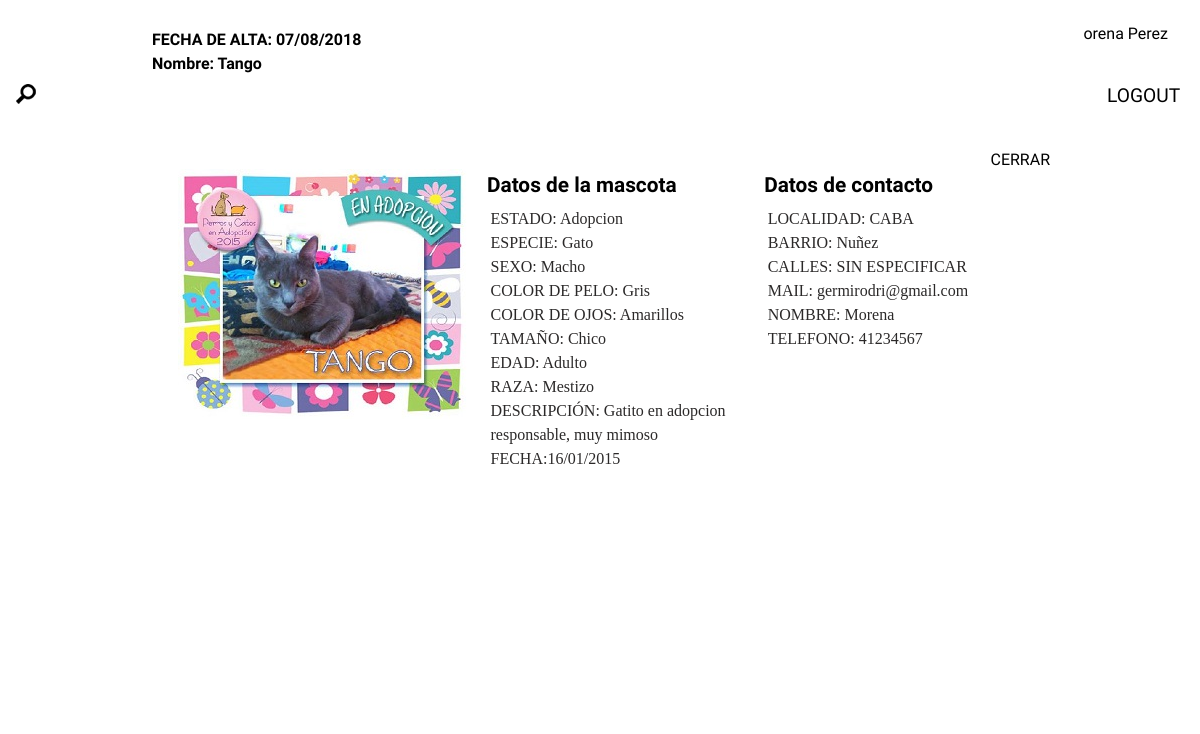
Screenshot of /index.php?boton=home&ac=Publicaciones&ver=3 (signed in) with the database file from the repository.
### tables this page shows
CREATE TABLE publicacion(
	ID INT(9) UNSIGNED NOT NULL AUTO_INCREMENT PRIMARY KEY,
	DESCRIPCION TEXT, 
	ESTADO enum('Adopcion','Encontrado','Perdido'),
	SEXO enum('Hembra','Macho','No lo se'), 
	UBICACION  VARCHAR(255),
	FECHA_M VARCHAR(30),
	TELEFONO BIGINT(15) NOT NULL,
	RUTA_IMG VARCHAR(255),
	MAIL VARCHAR(35) NOT NULL,
	NOMBRE_ANIMAL VARCHAR(35),
	NOMBRE_HUMANO VARCHAR(35) NOT NULL,
	TAMANIO enum('Chico','Mediano','Grande'),
	EDAD enum('Bebe','Joven','Adulto','Viejito'),
	LOCALIDAD VARCHAR(45) NOT NULL,
	BARRIO VARCHAR(45) NOT NULL,
	RAZA VARCHAR(45),
	COLOR VARCHAR(45),
	ESPECIE enum('Perro','Gato'),
	
	FKPROVINCIA TINYINT(2) UNSIGNED,
	FKOJOS TINYINT(1) UNSIGNED,
	
	FOREIGN KEY (FKPROVINCIA) REFERENCES provincia(ID),
	FOREIGN KEY (FKOJOS) REFERENCES ojos(ID)
);

### adm_/home.php (the view, shortened to what this page needs)
<div id='home'>
	<h2>Panel de control</h2>
	<?php
	if( isset($_GET['ac'] ) ){
		if( $_GET['ac'] == 'Usuarios' && $_SESSION['s_nivel'] == 'admin'){
			if(isset($_GET["bo"])){
				$_GET["bo"]=control($_GET["bo"]);
			}
			if(isset($_GET['bo'])&&$_GET['bo']=='papelera'){
				echo "<h3>Usuarios: Papelera</h3>";
				$borrar='si';
				$th="<th>RESTAURAR</th><th>ELIMINAR</th>";
			}
			else{
				echo "<h3>Usuarios</h3>";
				$borrar='no';
				$th="<th>CAMBIAR NIVEL</th><th>BANNEADO</th><th>ELIMINAR</th>";
			}
					$con = "SELECT * FROM usuario WHERE usuario.BORRADO='$borrar' ORDER BY NOMBRE, APELLIDO";
					$rta = mysqli_query($cnx, $con);
					if($rta){
						echo "<table border='1'>
						<thead><tr><th>NOMBRE</th><th>APELLIDO</th><th>MAIL</th><th>TELEFONO</th><th>NIVEL</th>$th</tr></thead><tbody>";
						while( $fin = mysqli_fetch_assoc($rta) ){
							echo "<tr>";
							echo "	<td>$fin[NOMBRE]</td>";
							echo "	<td>$fin[APELLIDO]</td>";
							echo "	<td>$fin[MAIL]</td>";
							echo "	<td>$fin[TELEFONO]</td>";
							echo "	<td>$fin[NIVEL]</td>";
							if($borrar=='si'){
								echo "<td><a href='adm_/modificar.php?c=u&amp;id=$fin[ID]&amp;q=restaurar' id='restaurar'>RESTAURAR</a></td>";
								echo "<td><a href='adm_/modificar.php?c=u&amp;id=$fin[ID]&amp;q=eliminarf' id='delete'>DELETE</a></td>";
							}
							else{
								echo "<td><a href='adm_/modificar.php?c=u&amp;id=$fin[ID]&amp;q=nivel'  id='cambiar_nivel'>CAMBIAR</a></td>";
								if($fin["ACTIVO"]=="si"){
									echo "<td><a href='adm_/modificar.php?c=u&amp;id=$fin[ID]&amp;q=activo'  id='on'>ESTADO</a></td>";
								}
								else{
									echo "<td><a href='adm_/modificar.php?c=u&amp;id=$fin[ID]&amp;q=activo'  id='off'>ESTADO</a></td>";
								}
								echo "<td><a href='adm_/modificar.php?c=u&amp;id=$fin[ID]&amp;q=eliminar' id='delete'>DELETE</a></td>";
							}
							echo "</tr>";
						}
						echo "</tbody></table>";
						if($borrar=='no'){
							echo "<div id='papelera'><a href='index.php?boton=home&amp;ac=Usuarios&amp;bo=papelera'>Papelera</a></div>";
						}
						else if($borrar=="si"){
							echo "<a id='return' href='index.php?boton=home&amp;ac=Usuarios'>RETURN</a>";
						}
					}
		}
		else if( $_GET['ac'] == 'Estadisticas' && $_SESSION['s_nivel'] == 'admin'){
			echo "<h3>Estadísticas</h3>";
			echo "<img src='adm_/estadisticas.php' alt='grafico'/>";
		}
		else if($_GET['ac'] == 'Publicaciones' && $_SESSION['s_nivel'] == 'admin'||$_GET['ac'] == 'Publicaciones' && $_SESSION['s_nivel'] == 'usuario'){
			echo "<h3>Publicaciónes";
			if(isset($_GET["bo"])&&$_GET['bo']=='papelera'){
				echo ": Papelera";
				$borrar='si';
				$th="<th>VER</th><th>RESTAURAR</th><th>ELIMINAR</th>";
			}
			else{
				$borrar='no';
				$th="<th>VER</th><th>EDITAR</th><th>ELIMINAR</th>";
			}
			echo "</h3>";
			if(isset($_GET['ver'])){
				$c4="SELECT
								publicacion.BARRIO,
								publicacion.COLOR,
								publicacion.DESCRIPCION,
								publicacion.EDAD,
								publicacion.ESPECIE,
								publicacion.ESTADO,
								publicacion.FECHA_M,
								provincia.PROVINCIA,
								ojos.OJOS,
								publicacion.LOCALIDAD,
								publicacion.MAIL,
								publicacion.NOMBRE_ANIMAL,
								publicacion.NOMBRE_HUMANO,
								publicacion.RAZA,
								publicacion.SEXO,
								publicacion.RUTA_IMG,
								publicacion.TAMANIO,
								publicacion.TELEFONO,
								publicacion.UBICACION AS CALLES,
								usuario.MAIL,
								DATE_FORMAT(publican.FECHA_A,'%d/%m/%Y') AS FECHA_ALTA
							FROM
								publicacion,
								publican,
								ojos,
								provincia,
								usuario
							WHERE publicacion.ID=$_GET[ver] AND usuario.ID=publican.FKNOMBRE AND provincia.ID=publicacion.FKPROVINCIA
							group by publicacion.ID";
							$res = mysqli_query($cnx,$c4);
							while($b = mysqli_fetch_assoc($res)){
								if($b['CALLES']==''){
									$b['CALLES']='SIN ESPECIFICAR';
								}
								echo "<div id='modal'><div>
									<h4>FECHA DE ALTA: $b[FECHA_ALTA]<br>Nombre: $b[NOMBRE_ANIMAL]</h4><div id='cerrar' onclick='cerrar_menu();'>CERRAR</div>
									<figure><picture><img src='publicaciones/$b[RUTA_IMG]/$b[RUTA_IMG]-mini.jpg' alt='$b[NOMBRE_ANIMAL]'/></picture></figure>
									<div class='sub'><h5>Datos de la mascota</h5>
									<ul>
										<li>ESTADO: $b[ESTADO]</li>
										<li>ESPECIE: $b[ESPECIE]</li>
										<li>SEXO: $b[SEXO]</li>
										<li>COLOR DE PELO: $b[COLOR]</li>
										<li>COLOR DE OJOS: $b[OJOS]</li>
										<li>TAMAÑO: $b[TAMANIO]</li>
										<li>EDAD: $b[EDAD]</li>
										<li>RAZA: $b[RAZA]</li>
										<li>DESCRIPCIÓN: $b[DESCRIPCION]</li>
										<li>FECHA:$b[FECHA_M]</li>
									</ul></div>
									<div class='sub'><h5>Datos de contacto</h5>
									<ul>
										<li>LOCALIDAD: $b[LOCALIDAD]</li>
										<li>BARRIO: $b[BARRIO]</li>
										<li>CALLES: $b[CALLES]</li>
										<li>MAIL: $b[MAIL]</li>
										<li>NOMBRE: $b[NOMBRE_HUMANO]</li>
										<li>TELEFONO: $b[TELEFONO]</li>
									</ul></div>
								</div>
								</div>";
							}
					}
			if(!isset($_GET["bo"])){
					$con = "SELECT *
					FROM publican JOIN usuario ON usuario.ID = publican.FKNOMBRE
					WHERE publican.BORRADO='no' AND usuario.MAIL='$_SESSION[s_mail]'
					GROUP BY publican.FKPUBLICACION
					ORDER BY FECHA_A";
			}
					$rta = mysqli_query($cnx, $con);
					if($rta){
						echo "<table border='1'><thead><tr><th>FECHA ALTA</th>";
						echo "$th</tr></thead><tbody>";
						while( $fin = mysqli_fetch_assoc($rta) ){
							echo "<tr>";
							$fecha=list($anio, $mes, $dia) = preg_split('[-]', $fin["FECHA_A"]);
							$fecha=$dia."/".$mes."/".$anio;
							echo "	<td>$fecha</td>";
							if($borrar=='si'){
								echo "<td><a href='index.php?boton=home&amp;ac=Publicaciones&amp;bo=papelera&amp;ver=$fin[FKPUBLICACION]' id='ver'>VER</a></td>";
								echo "<td><a href='adm_/modificar.php?c=p&amp;id=$fin[FKPUBLICACION]&amp;q=restaurar' id='restaurar'>RESTAURAR</a></td>";
								echo "<td><a href='adm_/modificar.php?c=p&amp;id=$fin[FKPUBLICACION]&amp;q=eliminarf' id='delete'>DELETE</a></td>";
							}
							else{
								echo "<td><a href='index.php?boton=home&amp;ac=Publicaciones&amp;ver=$fin[FKPUBLICACION]' id='ver'>VER</a></td>";
								echo "<td><a href='index.php?boton=Publicar&amp;edit=$fin[FKPUBLICACION]' id='edit'>EDITAR</a></td>";
								echo "<td><a href='adm_/modificar.php?c=p&amp;id=$fin[FKPUBLICACION]&amp;q=eliminar' id='delete'>DELETE</a></td>";
							}
							echo "</tr>";
						}
						echo "</tbody></table>";
						if($borrar=='no'){
							echo "<div id='papelera'><a href='index.php?boton=home&amp;ac=Publicaciones&amp;bo=papelera'>Papelera</a></div>";
						}
						else if($borrar=="si"){
							echo "<a id='return' href='index.php?boton=home&amp;ac=Publicaciones'>RETURN</a>";
						}
					}
		}
	}
	else{
		if($_SESSION['s_nivel'] == 'admin'){
			echo "<h3>Estadísticas</h3>";
			echo "<img src='adm_/estadisticas.php' alt='grafico'/>";
		}
	}
	?>
</div>

### css/estilos.css (style rules this page uses)
* { margin:0;padding:0 }
body { font-family: 'Julius Sans One'; background:url('../img/header1.jpg') 100% 70% fixed; min-width:1200px; font-weight:normal!important; }
h2 { text-align:center; font-size:2em; }
#registro >div, #modal>div, #modal2>div { width: 80vw; border:solid .2em white; margin: 20px auto; padding: 9px 20px 20px 20px; min-height: 85vh; background:white; }
#cerrar { margin-left:95%; cursor:pointer; }
#registro, #modal { position: fixed; top: 0; left: 0; width: 100%; height: 100%; }
#home { min-height:500px; text-align:center; padding-bottom:4em; }
#home h3 { color:white; padding-bottom:2em; }
thead tr th { padding:.5em; font-weight: normal; background:white; color:black; }
#home tr { font-family: calibri; color: black; }
#home table { margin:0 auto; text-align:center; color:white; }
#home table td { padding:.5em; }
#home h2 { color:white; padding-top:1em; }
h2,h3 { font-weight: normal!important; }
#modal h4 { padding:.3em; padding-left:2em; line-height:1.5em; color:black; padding-bottom: 4em; text-align: left; }
#modal h5, #modal2 h5 { float:left; padding:.2em .6em; font-size:1.3em; }
#cerrar { margin-right:10px; margin-top:10px; float:right; margin-right: 30px; }
#modal ul li { color:#2B2929; font-family: calibri; }
#modal ul { list-style:none; text-align:left; display:inline-block; padding:2%; padding-left:1em; float:left; line-height:1.5em; width:250px; font-weight:none; }
#modal>div, #modal2>div { padding:0; }
.sub { display:inline-block; width:270px; vertical-align:top; padding-left:.2em; }
#modal>div>figure { display:inline-block; overflow:hidden; }
#modal img { padding-top:2em; padding:0; border-radius:5px; }
#modal figure { border-radius:5px; }

### rows the page displays
publicacion: b "07/08/2018", NOMBRE_ANIMAL "Tango", RUTA_IMG (picture), ESTADO "Adopcion", ESPECIE "Gato", SEXO "Macho", COLOR "Gris", b "Amarillos", TAMANIO "Chico", EDAD "Adulto", RAZA "Mestizo", DESCRIPCION "Gatito en adopcion responsable, muy mimoso", FECHA_M "16/01/2015", LOCALIDAD "CABA", BARRIO "Nuñez", b "SIN ESPECIFICAR", b "germirodri@gmail.com", NOMBRE_HUMANO "Morena", TELEFONO "41234567"

### other values shown
$_SESSION['s_nombre'] "Morena Perez"
